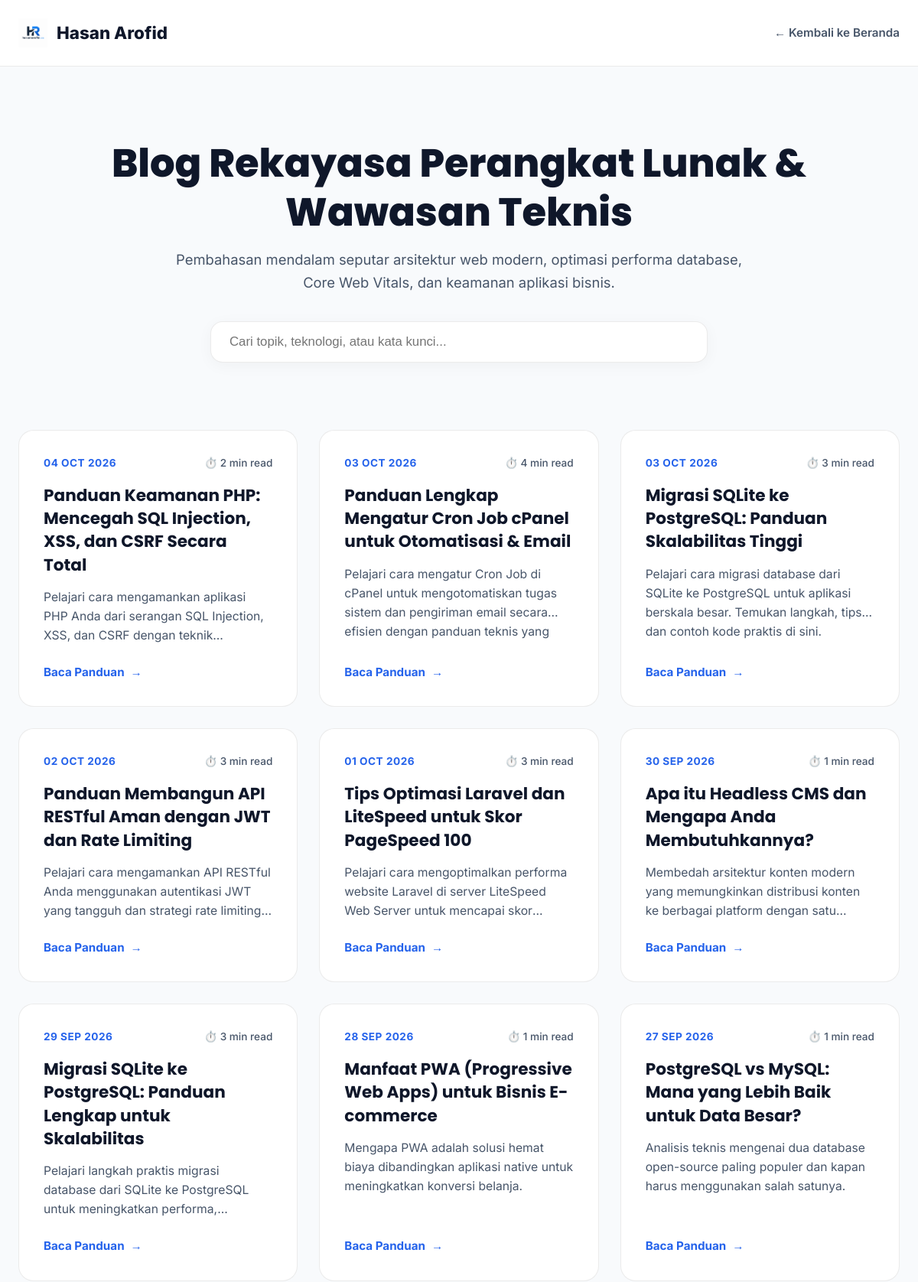
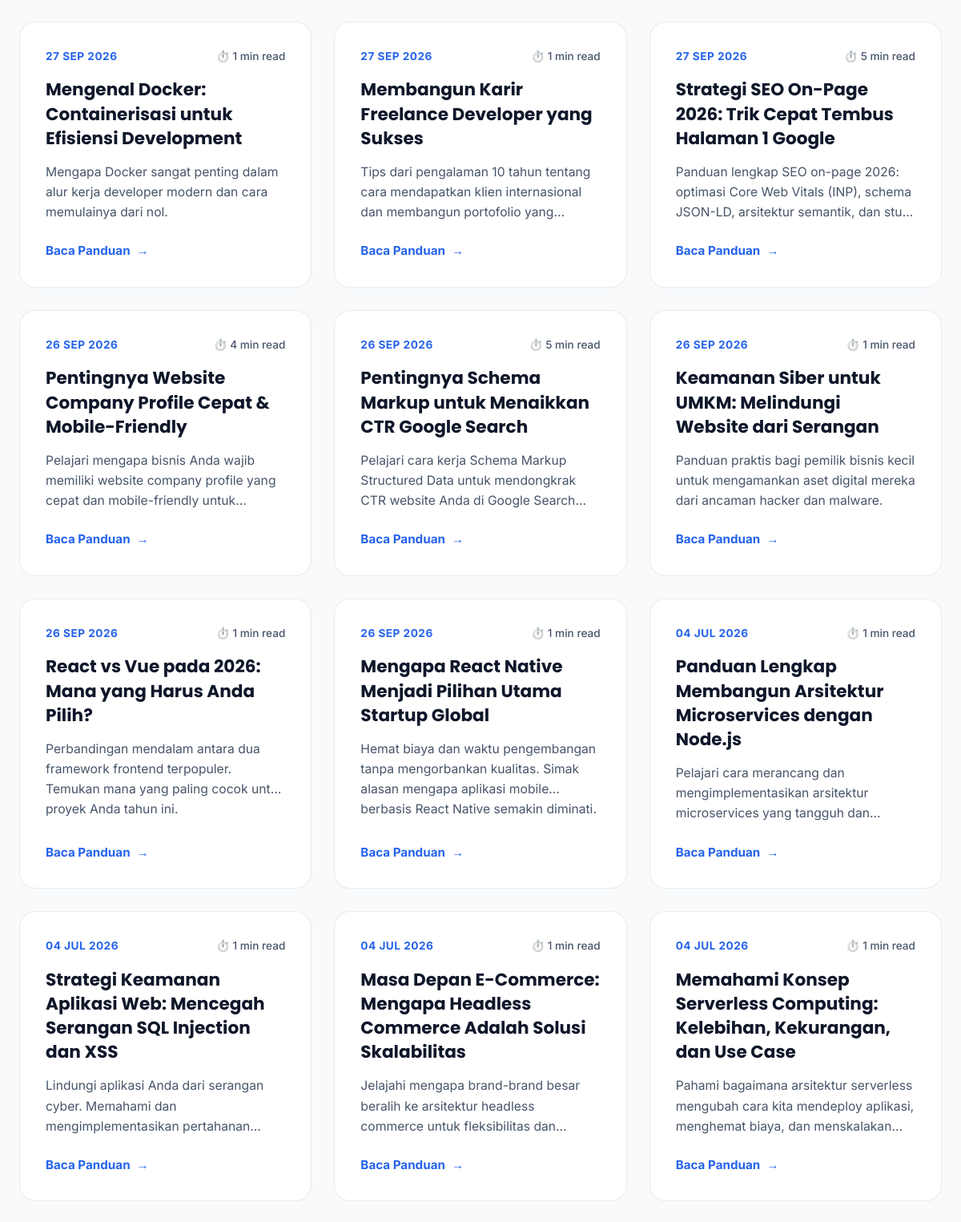
The app's page /articles.php (upper part) with its own data (2 pictures, top to bottom).
### tables this page shows
CREATE TABLE articles (
    id INTEGER PRIMARY KEY AUTOINCREMENT,
    title TEXT NOT NULL,
    slug TEXT UNIQUE NOT NULL,
    excerpt TEXT,
    content TEXT,
    status TEXT DEFAULT "published",
    created_at DATETIME DEFAULT CURRENT_TIMESTAMP
);

### articles.php (the view, shortened to what this page needs)
<?php
$dbFile = __DIR__ . '/stats.db';
try {
    $db = new PDO('sqlite:' . $dbFile);
    $db->setAttribute(PDO::ATTR_ERRMODE, PDO::ERRMODE_EXCEPTION);
    $articles = $db->query("SELECT * FROM articles WHERE status = 'published' ORDER BY created_at DESC")->fetchAll(PDO::FETCH_ASSOC);
} catch (PDOException $e) { die("Database connection failed."); }
$lang = $_SESSION['lang'] ?? 'id';
$translations = [
    'en' => [
        'title' => 'Engineering Blog & Technical Insights',
        'subtitle' => 'Deep dives into scalable web architecture, database optimization, Core Web Vitals, and modern software engineering.',
        'back' => 'Back to Home',
        'search_placeholder' => 'Search topics, technologies, or keywords...',
        'read_more' => 'Read Guide',
        'no_articles' => 'No articles found matching your criteria.'
    ],
    'id' => [
        'title' => 'Blog Rekayasa Perangkat Lunak & Wawasan Teknis',
        'subtitle' => 'Pembahasan mendalam seputar arsitektur web modern, optimasi performa database, Core Web Vitals, dan keamanan aplikasi bisnis.',
        'back' => 'Kembali ke Beranda',
        'search_placeholder' => 'Cari topik, teknologi, atau kata kunci...',
        'read_more' => 'Baca Panduan',
        'no_articles' => 'Tidak ada artikel yang cocok dengan pencarian Anda.'
    ]
];
$t = $translations[$lang] ?? $translations['id'];
?>
<!DOCTYPE html>
<html lang="<?= $lang ?>">
<head>
</head>
<body>
    <nav>
        <div class="container nav-content">
            <a href="/" class="logo">
                <img src="/images/logohasanarofid.png" alt="Logo">
                <span>Hasan Arofid</span>
            </a>
            <a href="/" class="back-link">← <?= $t['back'] ?></a>
        </div>
    </nav>
    <div class="container">
        <header>
            <h1><?= $t['title'] ?></h1>
            <p class="subtitle"><?= $t['subtitle'] ?></p>
            <div class="filter-wrapper">
                <input type="text" id="searchInput" class="search-input" placeholder="<?= $t['search_placeholder'] ?>" onkeyup="filterArticles()">
            </div>
        </header>
        <div class="article-grid" id="articlesGrid">
            <?php if (empty($articles)): ?>
                <p style="text-align: center; grid-column: 1/-1; padding: 40px; color: var(--text-muted);"><?= $t['no_articles'] ?></p>
            <?php else: ?>
                <?php foreach ($articles as $a):
                    $readingTime = max(1, ceil(str_word_count(strip_tags($a['content'])) / 200));
                ?>
                <a href="/blog/<?= htmlspecialchars($a['slug']) ?>" class="article-card" data-title="<?= htmlspecialchars(strtolower($a['title'])) ?>" data-excerpt="<?= htmlspecialchars(strtolower($a['excerpt'])) ?>">
                    <div class="card-meta-top">
                        <span class="article-date"><?= date('d M Y', strtotime($a['created_at'])) ?></span>
                        <span class="article-read-time">⏱️ <?= $readingTime ?> min read</span>
                    </div>
                    <h3><?= htmlspecialchars($a['title']) ?></h3>
                    <p><?= htmlspecialchars($a['excerpt'] ?: strip_tags(substr($a['content'], 0, 140))) ?></p>
                    <span class="article-link"><?= $t['read_more'] ?> <span>→</span></span>
                </a>
                <?php endforeach; ?>
            <?php endif; ?>
        </div>
    </div>
</body>
</html>

### articles.php (style rules this page uses)
:root { --bg: #f8fafc; --surface: #ffffff; --border: rgba(0,0,0,0.08); --text: #0f172a; --text-muted: #475569; --accent: #2563eb; --accent-light: #dbeafe; --gradient: linear-gradient(135deg, #2563eb 0%, #7c3aed 100%); }
body { font-family: 'Inter', sans-serif; background: var(--bg); color: var(--text); line-height: 1.6; margin: 0; padding: 0; }
.container { max-width: 1200px; margin: 0 auto; padding: 0 24px; }
nav { padding: 24px 0; border-bottom: 1px solid var(--border); background: var(--surface); position: sticky; top: 0; z-index: 100; }
.nav-content { display: flex; justify-content: space-between; align-items: center; }
.logo { font-weight: 800; font-size: 1.4rem; text-decoration: none; color: inherit; display: flex; align-items: center; gap: 12px; }
.logo img { height: 38px; }
.back-link { color: var(--text-muted); text-decoration: none; font-weight: 600; font-size: 0.95rem; transition: 0.2s; }
header { padding: 60px 0 40px; text-align: center; }
h1 { font-family: 'Poppins', sans-serif; font-size: clamp(2.2rem, 5vw, 3.2rem); margin-bottom: 16px; font-weight: 800; line-height: 1.25; }
.subtitle { color: var(--text-muted); font-size: 1.15rem; max-width: 780px; margin: 0 auto 36px; }
.filter-wrapper { max-width: 650px; margin: 0 auto 48px; display: flex; flex-direction: column; gap: 16px; }
.search-input { width: 100%; padding: 16px 24px; border-radius: 16px; border: 1px solid var(--border); background: var(--surface); color: var(--text); font-size: 1.05rem; box-sizing: border-box; box-shadow: 0 4px 20px rgba(0,0,0,0.04); transition: 0.3s; }
.article-grid { display: grid; grid-template-columns: repeat(auto-fill, minmax(340px, 1fr)); gap: 28px; padding-bottom: 100px; }
.article-card { background: var(--surface); border: 1px solid var(--border); border-radius: 20px; padding: 32px; transition: 0.3s ease; text-decoration: none; color: inherit; display: flex; flex-direction: column; position: relative; overflow: hidden; }
.article-card::after { content: ''; position: absolute; top: 0; left: 0; width: 100%; height: 4px; background: var(--gradient); opacity: 0; transition: 0.3s; }
.card-meta-top { display: flex; justify-content: space-between; align-items: center; margin-bottom: 16px; font-size: 0.85rem; }
.article-date { color: var(--accent); font-weight: 700; text-transform: uppercase; letter-spacing: 0.5px; }
.article-read-time { color: var(--text-muted); font-weight: 500; }
.article-card h3 { font-size: 1.35rem; margin: 0 0 14px; line-height: 1.4; font-family: 'Poppins', sans-serif; font-weight: 700; }
.article-card p { font-size: 0.98rem; color: var(--text-muted); margin: 0 0 24px; flex-grow: 1; line-height: 1.6; display: -webkit-box; -webkit-line-clamp: 3; -webkit-box-orient: vertical; overflow: hidden; }
.article-link { color: var(--accent); font-weight: 700; font-size: 0.95rem; display: flex; align-items: center; gap: 8px; transition: 0.2s; margin-top: auto; }

### records on screen
articles: created_at "04 OCT 2026", content "2", title "Panduan Keamanan PHP: Mencegah SQL Injection, XSS, dan CSRF Secara Total", excerpt "Pelajari cara mengamankan aplikasi PHP Anda dari serangan SQL Injection, XSS, dan CSRF dengan…"
articles: created_at "03 OCT 2026", content "4", title "Panduan Lengkap Mengatur Cron Job cPanel untuk Otomatisasi & Email", excerpt "Pelajari cara mengatur Cron Job di cPanel untuk mengotomatiskan tugas sistem dan pengiriman email secara efisien dengan panduan teknis…"
articles: created_at "03 OCT 2026", content "3", title "Migrasi SQLite ke PostgreSQL: Panduan Skalabilitas Tinggi", excerpt "Pelajari cara migrasi database dari SQLite ke PostgreSQL untuk aplikasi berskala besar. Temukan langkah, tips, dan contoh kode praktis di sini."
articles: created_at "02 OCT 2026", content "3", title "Panduan Membangun API RESTful Aman dengan JWT dan Rate Limiting", excerpt "Pelajari cara mengamankan API RESTful Anda menggunakan autentikasi JWT yang tangguh dan strategi rate…"
articles: created_at "01 OCT 2026", content "3", title "Tips Optimasi Laravel dan LiteSpeed untuk Skor PageSpeed 100", excerpt "Pelajari cara mengoptimalkan performa website Laravel di server LiteSpeed Web Server untuk mencapai…"
articles: created_at "30 SEP 2026", content "1", title "Apa itu Headless CMS dan Mengapa Anda Membutuhkannya?", excerpt "Membedah arsitektur konten modern yang memungkinkan distribusi konten ke berbagai platform dengan…"
articles: created_at "29 SEP 2026", content "3", title "Migrasi SQLite ke PostgreSQL: Panduan Lengkap untuk Skalabilitas", excerpt "Pelajari langkah praktis migrasi database dari SQLite ke PostgreSQL untuk meningkatkan…"
articles: created_at "28 SEP 2026", content "1", title "Manfaat PWA (Progressive Web Apps) untuk Bisnis E-commerce", excerpt "Mengapa PWA adalah solusi hemat biaya dibandingkan aplikasi native untuk meningkatkan konversi belanja."
articles: created_at "27 SEP 2026", content "1", title "PostgreSQL vs MySQL: Mana yang Lebih Baik untuk Data Besar?", excerpt "Analisis teknis mengenai dua database open-source paling populer dan kapan harus menggunakan salah satunya."
articles: created_at "27 SEP 2026", content "1", title "Mengenal Docker: Containerisasi untuk Efisiensi Development", excerpt "Mengapa Docker sangat penting dalam alur kerja developer modern dan cara memulainya dari nol."
articles: created_at "27 SEP 2026", content "1", title "Membangun Karir Freelance Developer yang Sukses", excerpt "Tips dari pengalaman 10 tahun tentang cara mendapatkan klien internasional dan membangun portofolio…"
articles: created_at "27 SEP 2026", content "5", title "Strategi SEO On-Page 2026: Trik Cepat Tembus Halaman 1 Google", excerpt "Panduan lengkap SEO on-page 2026: optimasi Core Web Vitals (INP), schema JSON-LD, arsitektur semantik, dan…"
articles: created_at "26 SEP 2026", content "4", title "Pentingnya Website Company Profile Cepat & Mobile-Friendly", excerpt "Pelajari mengapa bisnis Anda wajib memiliki website company profile yang cepat dan mobile-friendly…"
articles: created_at "26 SEP 2026", content "5", title "Pentingnya Schema Markup untuk Menaikkan CTR Google Search", excerpt "Pelajari cara kerja Schema Markup Structured Data untuk mendongkrak CTR website Anda di Google…"
articles: created_at "26 SEP 2026", content "1", title "Keamanan Siber untuk UMKM: Melindungi Website dari Serangan", excerpt "Panduan praktis bagi pemilik bisnis kecil untuk mengamankan aset digital mereka dari ancaman hacker dan malware."
articles: created_at "26 SEP 2026", content "1", title "React vs Vue pada 2026: Mana yang Harus Anda Pilih?", excerpt "Perbandingan mendalam antara dua framework frontend terpopuler. Temukan mana yang paling cocok untuk proyek Anda tahun ini."
articles: created_at "26 SEP 2026", content "1", title "Mengapa React Native Menjadi Pilihan Utama Startup Global", excerpt "Hemat biaya dan waktu pengembangan tanpa mengorbankan kualitas. Simak alasan mengapa aplikasi mobile berbasis React Native semakin diminati."
articles: created_at "04 JUL 2026", content "1", title "Panduan Lengkap Membangun Arsitektur Microservices dengan Node.js", excerpt "Pelajari cara merancang dan mengimplementasikan arsitektur microservices yang tangguh…"
articles: created_at "04 JUL 2026", content "1", title "Strategi Keamanan Aplikasi Web: Mencegah Serangan SQL Injection dan XSS", excerpt "Lindungi aplikasi Anda dari serangan cyber. Memahami dan mengimplementasikan…"
articles: created_at "04 JUL 2026", content "1", title "Masa Depan E-Commerce: Mengapa Headless Commerce Adalah Solusi Skalabilitas", excerpt "Jelajahi mengapa brand-brand besar beralih ke arsitektur headless commerce untuk fleksibilitas…"
articles: created_at "04 JUL 2026", content "1", title "Memahami Konsep Serverless Computing: Kelebihan, Kekurangan, dan Use Case", excerpt "Pahami bagaimana arsitektur serverless mengubah cara kita mendeploy aplikasi, menghemat biaya, dan…"

### other values on screen
$t['back'] "Kembali ke Beranda"
$t['title'] "Blog Rekayasa Perangkat Lunak & Wawasan Teknis"
$t['subtitle'] "Pembahasan mendalam seputar arsitektur web modern, optimasi performa database, Core Web Vitals, dan keamanan aplikasi bisnis."
